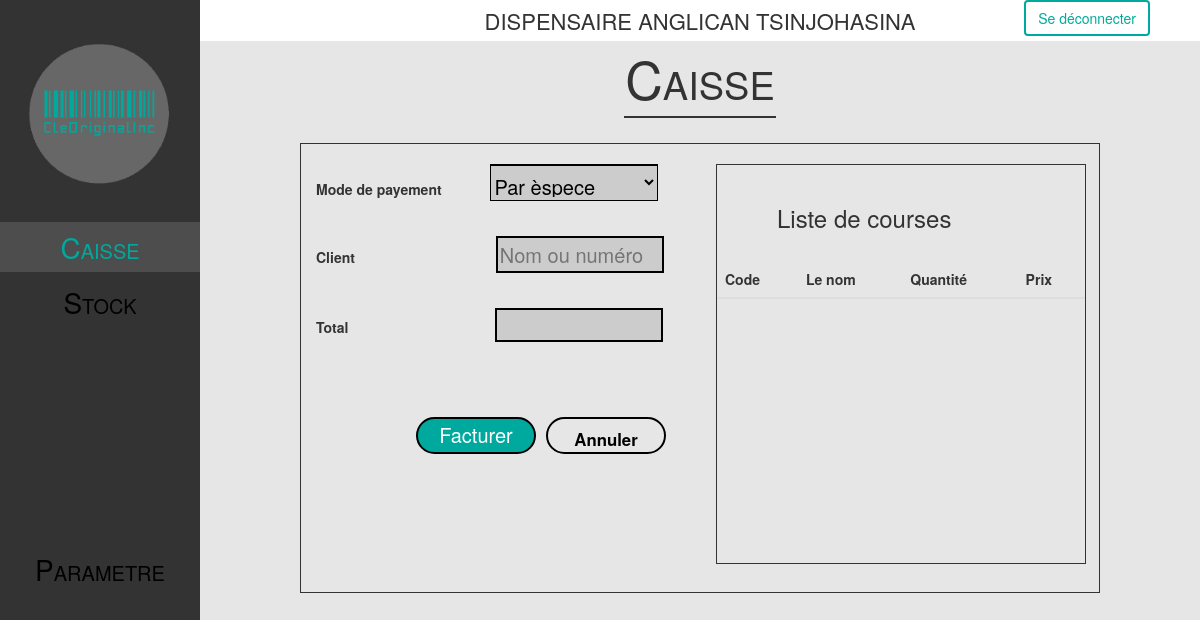
The app's page /caisse/facture.php?numero=8323, older data.
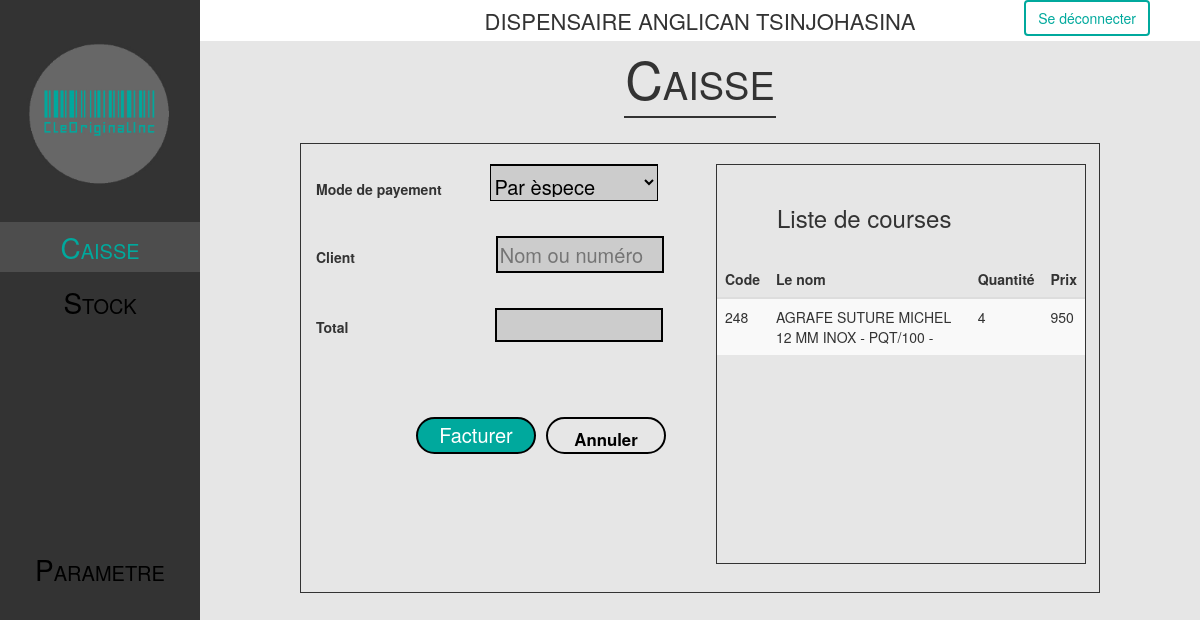
The same page, newer data.
### tables this page shows
CREATE TABLE "tb_produit_vendu" (
	"id"	INTEGER,
	"numero"	int(11) NOT NULL,
	"codebare"	TEXT,
	"nom"	varchar(255),
	"quant"	int(11),
	"valeur"	NUMERIC,
	"date"	date,
	"benefice"	NUMERIC,
	"type"	TEXT,
	PRIMARY KEY("id" AUTOINCREMENT)
);

### caisse/facture.php (the view, shortened to what this page needs)
<?php
$db = connect('../pharmacie.db');
$n = $_GET['numero'];
$sql = $db->prepare("SELECT * FROM tb_produit_vendu where numero = :n");
$sql->bindValue(':n', $n);
$sql->execute();
$item = $sql->fetchAll();
?>
<!DOCTYPE html>
<html lang="en">
<head>
  <link rel="stylesheet" type="text/css" href="css/style.css">
  <link rel="stylesheet" type="text/css" href="css/bootstrap.min.css">
  <link rel="stylesheet" href="css/logout.css">
</head>
<body>
  <content>
    <div id="Block1" class="col-md-2">
      <img class="logo" src="img/logo.png">
      <ul class="menu">
        <li class="active"><a href="index.php"><span class="c">C</span>AISSE</a></li>
        <li><a href="stock.php"><span class="c">S</span>TOCK</a></li>
        <li><a href="parametre.php"><span class="c">P</span>ARAMETRE</a></li>
      </ul>
    </div>
    <div id="Block2" class="col-md-10">
      <div class="bar" align="center">
        <table>
          <td>
            <p class="text">DISPENSAIRE ANGLICAN TSINJOHASINA</p>
          </td>
          <td><a href="../logout.php" class="btn btn-danger loggout">Se déconnecter</a></td>
        </table>
      </div>
      <div class="title">
        <p class="titre"><span class="caisse">C</span>AISSE</p>
      </div>
      <div class="container-fluid">
        <div class="card1" style="width: 800px; height: 450px;">
          <form class="form-cliente" method="post" enctype="multipart/form-data" action="php/finir.php?numero=<?= $_GET['numero'] ?>&total=<?= $_GET['total'] ?>">
            <div class="col-md-12">
              <label class="frmp">Mode de payement
                <select class="arg" name="pagamento" <?php if (isset($_GET['mode'])) {
                                                        echo 'value=' . $_GET['mode'] . '';
                                                      } ?>>
                  <option value="argent">Par èspece</option>
                </select>
              </label>
              <label class="client">
                Client
                <input id="search" type="text" name="cliente" class="client1" placeholder="Nom ou numéro" required>
              </label>
              <label>Total
                <input type="text" name="total" class="total" value="<?php echo $_GET['total']; ?>" disabled></label>
              <br />
              <br />
              <br />
              <br />
              <button type="submit" name="finaliser" style="background-color:#00a99d;color: white;border-color: black;cursor: pointer;width: 120px;height: 37px;margin-left: 100px;margin-top: 10px"> Facturer</button>
              <a href='index.php?cancel=1&numero=<?= $n ?>&item=<?= json_encode($item) ?>' id="cancel"> <strong><big>Annuler</big></strong> </a>
          </form>
        </div>
        <div class="col-md-4">
          <div class="card" style="width: 370px; height: 400px;margin-top: 20px">
            <br />
            <h3 style="margin-left: 60px">Liste de courses</h3>
            <br>
            <table class="table table-striped" cellspacing="0" cellpadding="0">
              <thead>
                <tr>
                  <th>Code</th>
                  <th>Le nom</th>
                  <th>Quantité</th>
                  <th>Prix</th>
                </tr>
              </thead>
              <?php
              foreach ($item as $value) :
              ?>
                <tbody>
                  <tr>
                    <td><?php echo $value['codebare'] ?></td>
                    <td><?php echo $value['nom'] ?></td>
                    <td><?php echo $value['quant'] ?></td>
                    <td><?php echo $value['valeur'] ?></td>
                  <?php
                endforeach;
                  ?>
                  </tr>
                </tbody>
            </table>
          </div>
        </div>
        <br />
      </div>
    </div>
  </content>
</body>
</html>

### caisse/css/style.css (style rules this page uses)
* { -webkit-box-sizing: border-box; -moz-box-sizing: border-box; box-sizing: border-box; }
body { background: #e6e6e6; font-family: 'Roboto'; font-size: 14px; font-weight: initial; color: white; margin: 0; padding: 0; width: 100%; }
content { position: absolute; padding: 0; left: 0; right: 0; top: 0; height: 100%; }
.text { font-size: 22px; margin-bottom: 5px; margin-top: 5px; text-align: center; }
.bar { background: #fff; }
#Block1 { padding: 0; background: #333333; text-align: center; height: 100%; }
.logo { padding-top: 25px; width: 90%; }
.menu { padding: 0; margin-top: 15px; }
#Block1 > ul:nth-child(2) > li { list-style: none; margin-bottom: 5px; padding: 5px 0; }
#Block1 > ul:nth-child(2) > li> a { text-decoration: none; font-size: 20px; }
.menu > li:nth-child(1) > a:nth-child(1) { color: #00a99d; }
.menu > li:nth-child(2) > a:nth-child(1) { color: #000000; }
.menu > li:nth-child(1) { background: #4d4d4d; }
.menu > li:nth-child(3) { margin-top: 217px; }
.menu > li:nth-child(3) > a:nth-child(1) { color: #000000; }
#Block2 { height: 100%; padding: 0; display: flex; flex-direction: column; background: #e6e6e6; }
.title { text-align: center; display: flex; justify-content: center; }
.titre { font-size: 38px; border-bottom-width: 2px; border-bottom-style: solid; width: 152px; margin-bottom: -20px; }
select { background: #cccccc; border-top-width: 2px; border-style: double; border-color: black; font-size: 20px; width: 300px; padding-top: 5px; padding-bottom: 3px; }
input { margin-top: 30px; width: 300px; border-color: black; font-size: 20px; background: #cccccc; border-style: double; }
button { width: 125px; font-size: 20px; border-radius: 20px; border-style: solid; border-color: black; }
.c { font-size: 28px; }
.caisse { font-size: 52px; }
.card { border-style: solid; border-width: 1px; margin-left: 0px; }
.card1 { margin-top: 45px; border-width: 1px; border-style: solid; display: flex; }
.arg { width: 168px; height: 37px; margin-left: 44px; }
.client1 { width: 168px; height: 37px; margin-left: 137px; }
.total { margin-left: 143px; width: 168px; }
.form-cliente { width: 400px; }
.frmp { margin-top: 20px; }

### caisse/css/logout.css (style rules this page uses)
.loggout { position: absolute; right: 5%; top: 0%; border: 2px solid #00a99d; background-color: white; color: #00a99d; text-decoration: none; }

### caisse/facture.php (style rules this page uses)
#cancel { padding: 8px; text-decoration: none; color: black; margin: 10px; min-width: 120px; border: 2px solid black; position: absolute; border-radius: 30px; height: 37px; text-align: center; }

Row changes from the older to the newer data that the page shows:
added tb_produit_vendu: codebare "248", nom "AGRAFE SUTURE MICHEL 12 MM INOX - PQT/100 -", quant "4", valeur "950"
